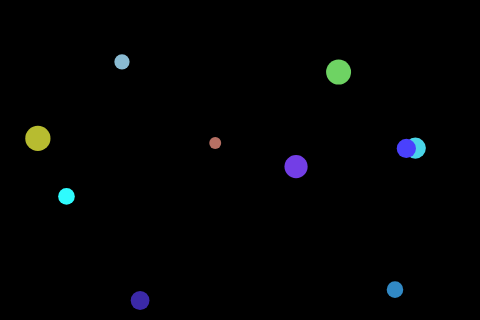
Frame 1 (no input)
Frame 2 (the mouse pressed at the canvas centre, redrawn once): identical to frame 1, image omitted

The p5.js sketch that drew this single still picture (run headless with seeded random() and noise() and a simulated clock; the mouse was pressed at the canvas centre and the sketch redrawn once):

// p5.js sketch
// ── sketch.js
console.log("Hello p5.js!!");

const DISP_W = 480;
const DISP_H = 320;

let dots = [];

function preload(){
	console.log("preload");
}

function setup(){
	console.log("setup");
	createCanvas(DISP_W, DISP_H);
	frameRate(1);
	noLoop();
	background(0, 0, 0);
	fill(255, 255, 255);

	// Dots
	for(let i=0; i<10; i++){
		let dot = {
			"x":    random(10, width-10),
			"y":    random(10, height-10),
			"size": random(10, 30),
			"r":    random(33, 255),
			"g":    random(33, 255),
			"b":    random(33, 255)
		};
		dots.push(dot);
	}
}

function draw(){
	console.log("draw");

	background(0, 0, 0);

	// Dots
	for(let i=0; i<dots.length; i++){
		noStroke();
		fill(dots[i].r, dots[i].g, dots[i].b);
		ellipse(dots[i].x, dots[i].y, dots[i].size, dots[i].size);
	}
}

function mousePressed(){
	//console.log("mousePressed");
}

function mouseMoved(){
	//console.log("mouseMoved");
}

function mouseReleased(){
	//console.log("mouseRelased");
}
